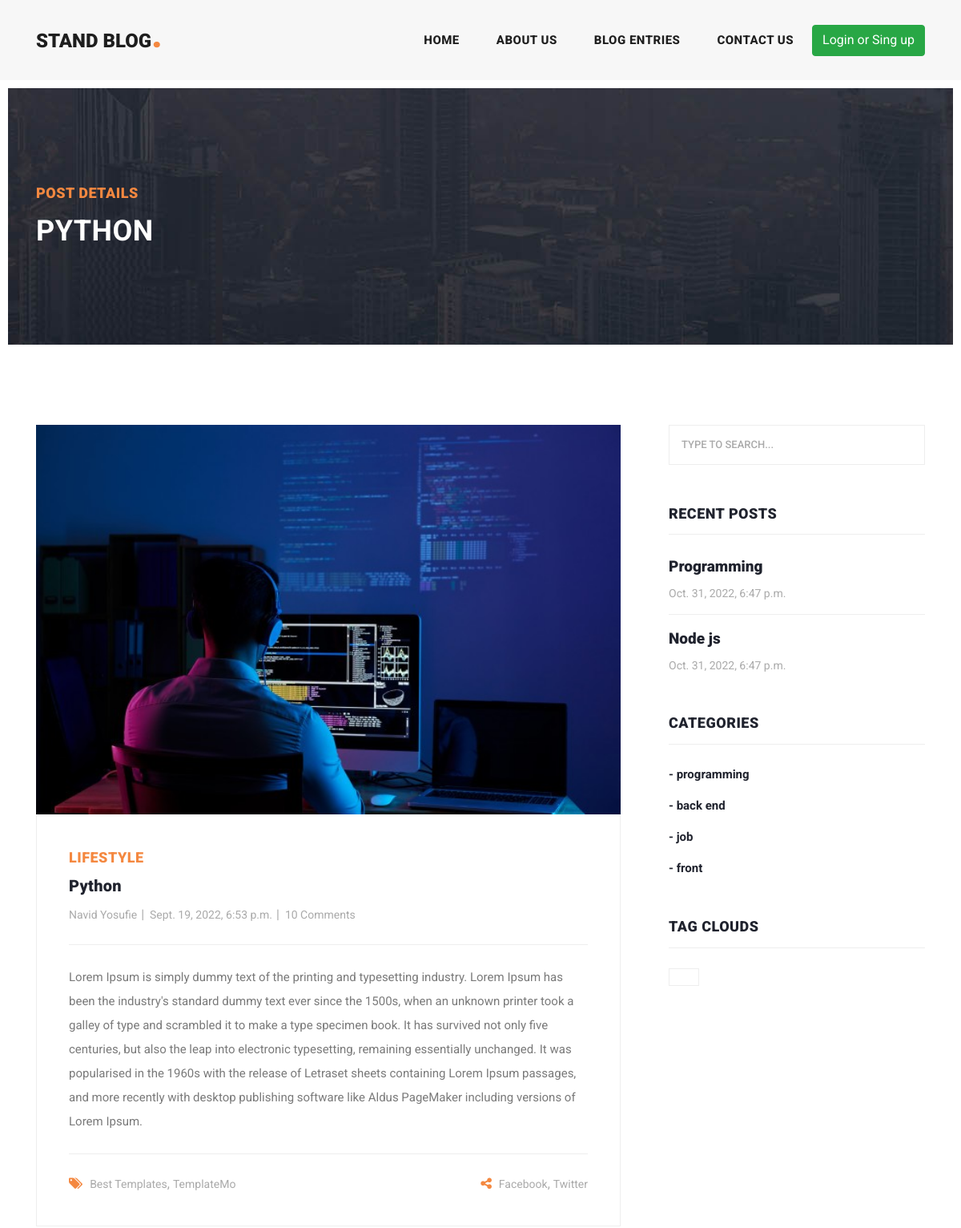
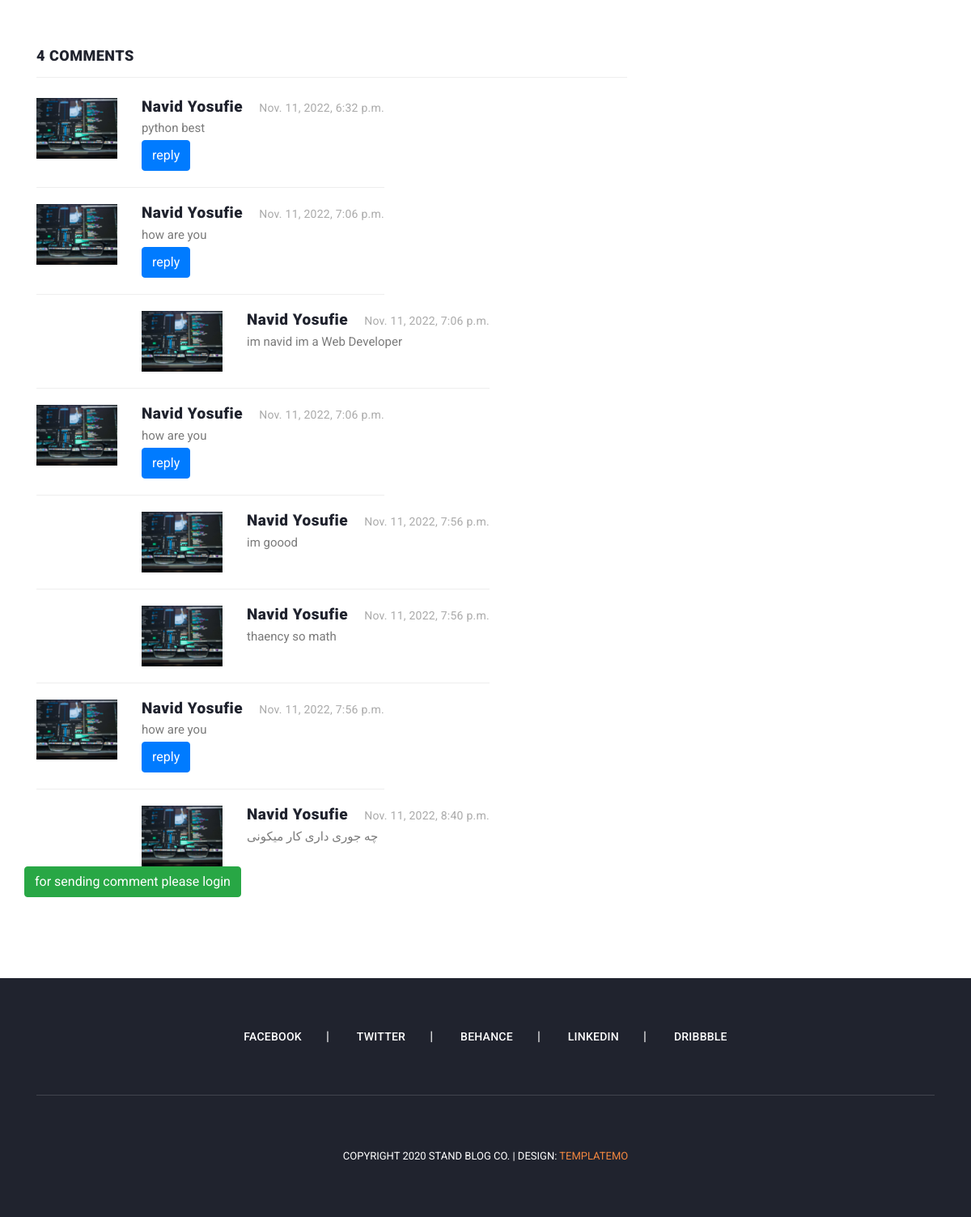
The app's page /articles/detail/python with its own data (2 pictures, top to bottom).
### blog/models.py (models this page shows, shortened)
class Article(models.Model):
    author = models.ForeignKey(User, on_delete=models.CASCADE)
    cateqory = models.ManyToManyField(Cateqory, blank=True, related_name="articles")
    title = models.CharField(max_length=90)
    body = models.TextField(blank=True)
    image = models.ImageField(upload_to="image/article")
    created = models.DateTimeField(auto_now_add=True)
    updated = models.DateTimeField(auto_now=True)
    myfile = models.FileField(upload_to="file", null=True, blank=True)
    status = models.BooleanField(null=True, blank=True, default=True)
    slug = models.SlugField(null=True, unique=True, blank=True)
    objects = models.Manager()
    custom_manager = ArticleManager()
    class Meta:
        verbose_name = "post"
    def get_absolute_url(self):
        return reverse("blog:article_detail", kwargs={"slug": self.slug})

class Comment(models.Model):
    article = models.ForeignKey(Article, on_delete=models.CASCADE, related_name="comments")
    user = models.ForeignKey(User, on_delete=models.CASCADE, related_name="comments")
    parent = models.ForeignKey("self", on_delete=models.CASCADE, related_name='replies', blank=True, null=True)
    body = models.TextField()
    created = models.DateTimeField(auto_now_add=True, blank=True, null=True)

class Cateqory(models.Model):
    title = models.CharField(max_length=100)
    created = models.DateTimeField(auto_now_add=True)
    slug = models.SlugField(blank=True)
    def get_absolut_url(self):
        return reverse("blog:category_detail", kwargs={"slug": self.slug})

### account/models.py (models this page shows, shortened)
class Profile(models.Model):
    user = models.OneToOneField(User, on_delete=models.CASCADE)
    fathers_name = models.CharField(max_length=30)
    natinal_code = models.CharField(max_length=10)
    image = models.ImageField(upload_to="profile/image", blank=True, null=True)

### blog/views.py (the view)
# urls.py: path("detail/<slug:slug>", views.post_detail, name="article_detail"),
def post_detail(request, slug):
    article = get_object_or_404(Article, slug=slug)
    if request.method == 'POST':
        body = request.POST.get("body")
        parent_id = request.POST.get("parent_id")
        Comment.objects.create(body=body, article=article, user=request.user, parent_id=parent_id)
    return render(request, "blog/article_detail.html", {"article": article})

### context_processors/context_processors.py (called while the page is built)
def recent_articles(request):
    recent_articles = Article.objects.order_by("-created",)[:2]
    return {"recent_articles": recent_articles}

def cateqouries(request):
    cateqouries = Cateqory.objects.all()
    return {"cateqouries": cateqouries}

### blog/templates/blog/article_detail.html (shortened to what this page needs)
{% extends "base.html" %}
{% load static %}
{% block content %}
    <div class="heading-page header-text">
        <section class="page-heading">
            <div class="container">
                <div class="row">
                    <div class="col-lg-12">
                        <div class="text-content">
                            <h4>Post Details</h4>
                            <h2>{{ article.title }}</h2>
                        </div>
                    </div>
                </div>
            </div>
        </section>
    </div>
    <section class="blog-posts grid-system">
        <div class="container">
            <div class="row">
                <div class="col-lg-8">
                    <div class="all-blog-posts">
                        <div class="row">
                            <div class="col-lg-12">
                                <div class="blog-post">
                                    <div class="blog-thumb">
                                        <img src="{{ article.image.url }}" alt="">
                                    </div>
                                    <div class="down-content">
                                        <span>Lifestyle</span>
                                        <a href=""><h4>{{ article.title }}</h4></a>
                                        <ul class="post-info">
                                            <li><a href="#">{{ article.author.get_full_name }}</a></li>
                                            <li><a href="#">{{ article.created }}</a></li>
                                            <li><a href="#">10 Comments</a></li>
                                        </ul>
                                        <p>{{ article.body }}</p>
                                        <div class="post-options">
                                            <div class="row">
                                                <div class="col-6">
                                                    <ul class="post-tags">
                                                        <li><i class="fa fa-tags"></i></li>
                                                        <li><a href="#">Best Templates</a>,</li>
                                                        <li><a href="#">TemplateMo</a></li>
                                                    </ul>
                                                </div>
                                                <div class="col-6">
                                                    <ul class="post-share">
                                                        <li><i class="fa fa-share-alt"></i></li>
                                                        <li><a href="#">Facebook</a>,</li>
                                                        <li><a href="#"> Twitter</a></li>
                                                    </ul>
                                                </div>
                                            </div>
                                        </div>
                                    </div>
                                </div>
                            </div>
                            <div class="col-lg-12">
                                <div class="sidebar-item comments">
                                    <div class="sidebar-heading">
                                        <h2>4 comments</h2>
                                    </div>
                                    <div class="content">
                                        <ul>
                                            {% for comment in article.comments.all %}
                                                {% if comment.parent == None %}
                                                    <li>
                                                        <div class="author-thumb">
                                                            {% if comment.user.profile.image %}
                                                                <img src="{{ comment.user.profile.image.url }}" alt="">
                                                            {% else %}
                                                                <img src="{% static "images/profile.png" %}" alt="">
                                                            {% endif %}
                                                        </div>
                                                        <div class="right-content">
                                                            <h4>{{ comment.user.get_full_name }}<span>{{ comment.created }}</span>
                                                            </h4>
                                                            <p>{{ comment.body }}</p>
                                                            <button name="reply" onclick="set_value({{ comment.id }})" class="btn btn-primary">reply</button>
                                                        </div>
                                                    </li>
                                                    {% for reply in comment.replies.all %}
                                                        <li class="replied">
                                                            <div class="author-thumb">
                                                                {% if comment.user.profile.image %}
                                                                    <img src="{{ comment.user.profile.image.url }}"
                                                                         alt="">
                                                                {% else %}
                                                                    <img src="{% static "images/profile.png" %}"
                                                                         alt="">
                                                                {% endif %}
                                                            </div>
                                                            <div class="right-content">
                                                                <h4>{{ reply.user.get_full_name }}<span>{{ reply.created }}</span>
                                                                </h4>
                                                                <p>{{ reply.body }}</p>
                                                            </div>
                                                        </li>
                                                    {% endfor %}
                                                {% endif %}
                                            {% endfor %}
                                        </ul>
                                    </div>
                                </div>
                            </div>
                            {% if request.user.is_authenticated %}
                                <div class="col-lg-12">
                                    <div class="sidebar-item submit-comment">
                                        <div class="sidebar-heading">
                                            <h2>Your comment</h2>
                                        </div>
                                        <div class="content">
                                            <form id="comment" action="#" method="post">
                                                {% csrf_token %}
                                                <div class="row">
                                                    <input  type="hidden" id="parent_id" name="parent_id" value="">
                                                    <div class="col-md-6 col-sm-12">
                                                        <div class="col-lg-12">
                                                            <fieldset>
                                                                <textarea name="body" rows="6" id="body"
                                                                          placeholder="Type your comment"
                                                                          required=""></textarea>
                                                            </fieldset>
                                                        </div>
                                                        <div class="col-lg-12">
                                                            <fieldset>
                                                                <button type="submit" id="form-submit"
                                                                        class="main-button">Submit
                                                                </button>
                                                            </fieldset>
                                                        </div>
                                                    </div>
                                                </div>
                                            </form>
                                        </div>
                                    </div>
                                </div>
                            {% else %}
                                <a class="btn btn-success" href="{% url "account:login" %}">for sending comment please
                                    login</a>
                            {% endif %}
                        </div>
                    </div>
                </div>
                {% include "includes/sidebar.html" %}
            </div>
        </div>
    </section>
{% endblock %}

### templates/includes/sidebar.html
{% load static %}
<div class="col-lg-4">
    <div class="sidebar">
        <div class="row">
            <div class="col-lg-12">
                <div class="sidebar-item search">
                    <form id="search_form" name="gs" method="GET" action="{% url "blog:search_articles" %}">
                        <input type="text" name="search" class="searchText" placeholder="type to search..."
                               autocomplete="on">
                    </form>
                </div>
            </div>
            <div class="col-lg-12">
                <div class="sidebar-item recent-posts">
                    <div class="sidebar-heading">
                        <h2>Recent Posts</h2>
                    </div>
                    <div class="content">
                        <ul>
                            {% for article in recent_articles %}
                                <li><a href="{{ article.get_absolute_url }}">
                                    <h5>{{ article.title }}</h5>
                                    <span>{{ article.created }}</span>
                                </a></li>
                            {% endfor %}
                        </ul>
                    </div>
                </div>
            </div>
            <div class="col-lg-12">
                <div class="sidebar-item categories">
                    <div class="sidebar-heading">
                        <h2>Categories</h2>
                    </div>
                    <div class="content">
                        <ul>
                            {% for cat in cateqouries %}
                            <li><a href="{{  cat.get_absolut_url }}">- {{ cat.title }}</a></li>
                            {% endfor %}
                        </ul>
                    </div>
                </div>
            </div>
            <div class="col-lg-12">
                <div class="sidebar-item tags">
                    <div class="sidebar-heading">
                        <h2>Tag Clouds</h2>
                    </div>
                    <div class="content">
                        <ul>
                            <li><a href="#">{{ name }}</a></li>
                        </ul>
                    </div>
                </div>
            </div>
        </div>
    </div>
</div>

### records on screen
Article: title "PYTHON", image (picture), title "Python", author.get_full_name "Navid Yosufie", created "Sept. 19, 2022, 6:53 p.m.", body "Lorem Ipsum is simply dummy text of the printing and typesetting industry. Lorem Ipsum has been the industry's standard dummy text ever since the 1500s, when an unknown printer took a galley of type and scrambled it to make a type specimen book. It has survived not only five centuries, but also the leap into electronic typesetting, remaining essentially unchanged. It was popularised in the 1960s with the release of Letraset sheets containing Lorem Ipsum passages, and more recently with desktop publishing software like Aldus PageMaker including versions of Lorem Ipsum."
Comment: user.profile.image (picture), user.get_full_name "Navid Yosufie", created "Nov. 11, 2022, 6:32 p.m.", body "python best"
Comment: user.profile.image (picture), user.get_full_name "Navid Yosufie", created "Nov. 11, 2022, 7:06 p.m.", body "how are you"
Comment: user.profile.image (picture), user.get_full_name "Navid Yosufie", created "Nov. 11, 2022, 7:06 p.m.", body "im navid im a Web Developer"
Comment: user.profile.image (picture), user.get_full_name "Navid Yosufie", created "Nov. 11, 2022, 7:06 p.m.", body "how are you"
Comment: user.profile.image (picture), user.get_full_name "Navid Yosufie", created "Nov. 11, 2022, 7:56 p.m.", body "im goood"
Comment: user.profile.image (picture), user.get_full_name "Navid Yosufie", created "Nov. 11, 2022, 7:56 p.m.", body "thaency so math"
Comment: user.profile.image (picture), user.get_full_name "Navid Yosufie", created "Nov. 11, 2022, 7:56 p.m.", body "how are you"
Comment: user.profile.image (picture), user.get_full_name "Navid Yosufie", created "Nov. 11, 2022, 8:40 p.m.", body "چه جوری داری کار میکونی"
Article: title "Programming", created "Oct. 31, 2022, 6:47 p.m."
Article: title "Node js", created "Oct. 31, 2022, 6:47 p.m."
Cateqory: title "programming"
Cateqory: title "back end"
Cateqory: title "job"
Cateqory: title "front"
